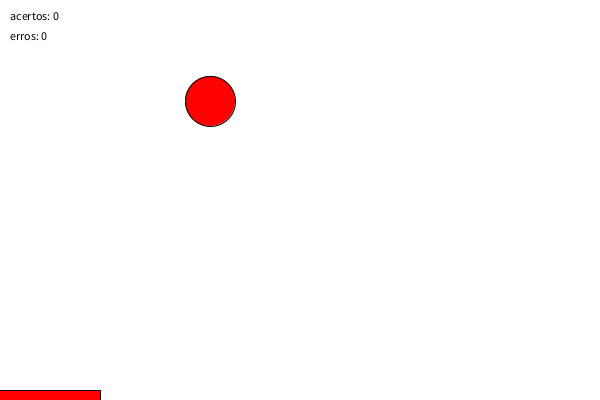
Frame 1 (no input)
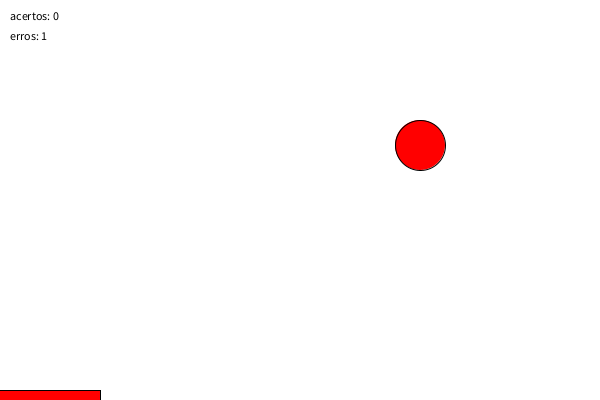
Frame 60 (the mouse pressed at the canvas centre just before this capture)
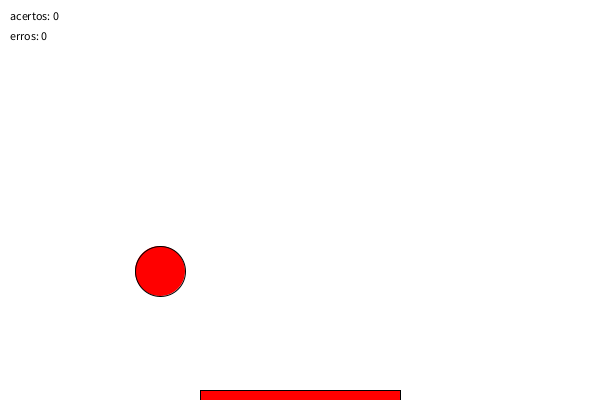
Frame 120 (the mouse held since frame 60 and released just before this capture)

The Processing sketch that drew these frames (run headless with seeded random() and noise(); from frame 60 on, the mouse is pressed at the canvas centre):

// Processing sketch: processing_109992
// ── processing_109992.pde

void setup(){
  size (600,400);
}


//variaveis para a bola e a velocidade
float bolaX = 200;
float bolaY = 100;
float velocidadeX = 10;
float  velocidadeY = 0;
int acerto = 0;
int erro = 0;


void draw(){
  //ao apertar o mouse reinicia os pontos
  if (mousePressed){
    acerto =0;
    erro = 0;
  }
  
  float base = 1000/(acerto+10);
  // configuracao para velocidade da bola
  if (bolaX < 0 || bolaX > width){
    velocidadeX = -velocidadeX;
  }
  if (bolaY > height){
    velocidadeY = -velocidadeY;
  float distancia = abs(mouseX - bolaX);
  if (distancia < base)
    acerto += 1;
  else
    erro += 1;
  }
  else
  velocidadeY += 1;
  
  
 bolaX += velocidadeX;
 bolaY += velocidadeY;
 
 //faz o fundo a base e a bola
 background(255);
 fill(255,0,0);
 ellipse(bolaX, bolaY, 50, 50);
 rect(mouseX-base, height-10, 2*base, 10);
 
 fill(0);
 text("acertos: " + acerto, 10, 20);
 text("erros: " + erro, 10, 40);
}
